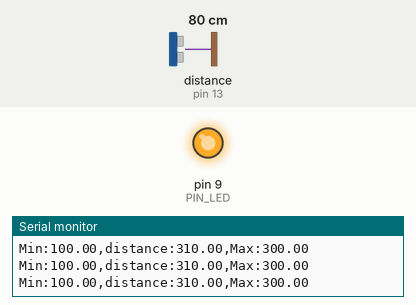
This sketch was run on a simulated Arduino Uno, built with avr-gcc and run on an emulated ATmega328P. On the bench: output pins drawn as LEDs (lit = HIGH), the last lines printed to the serial monitor. Wiring (inferred from the names in the program): ultrasonic range finder: trigger pin 12; echo pin 13. Inputs (shaded band) come from the test bench; at power-on: distance to the obstacle (sensor on pin 13) 80 cm. The echo pulse lasts 58.3 µs per cm; pins used as bus, display or sensor lines are not drawn.

Above: at 1.2 s.
1.3 s: distance to the obstacle (sensor on pin 13) set to 34 cm
2.8 s: distance to the obstacle (sensor on pin 13) set to 27 cm
At 3.7 s:
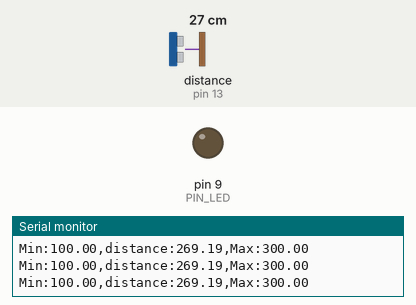
4.4 s: distance to the obstacle (sensor on pin 13) set to 2 cm
At 4.9 s:
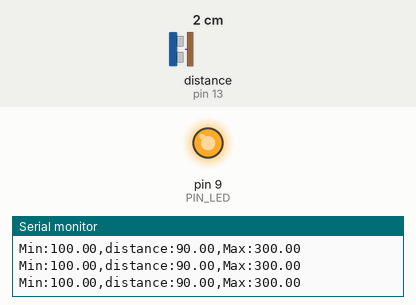
5.9 s: distance to the obstacle (sensor on pin 13) set to 18 cm
At 6.8 s:
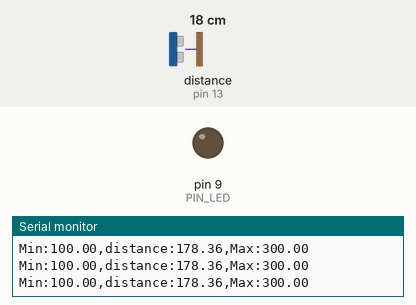
Timing chart, 0 to 8.5 s (numbered marks = the images above; inputs shaded):
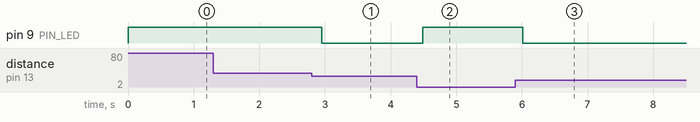

Measured:
- the behaviour switches between 31 and 30 cm on distance to the obstacle (sensor on pin 13) (found by bisection; images 0 and 1)
- after the input at 2.8 s, pin 9 (PIN_LED): HIGH → LOW after 0.15 s
- after the input at 4.4 s, pin 9 (PIN_LED): LOW → HIGH after 0.09 s
- after the input at 5.9 s, pin 9 (PIN_LED): HIGH → LOW after 0.11 s

The sketch:

07_example_1.ino
```cpp
// 아두이노 핀 할당
#define PIN_LED 9
#define PIN_TRIG 12   // 초음파 센서 TRIGGER
#define PIN_ECHO 13   // 초음파 센서 ECHO

// 설정 가능한 매개변수
#define SND_VEL 346.0     // 섭씨 24도에서의 음속 (단위: m/sec)
#define INTERVAL 100      // 샘플링 간격 (단위: msec)
#define PULSE_DURATION 10 // 초음파 펄스 지속 시간 (단위: usec)
#define _DIST_MIN 100.0   // 측정할 최소 거리 (단위: mm)
#define _DIST_MAX 300.0   // 측정할 최대 거리 (단위: mm)

#define TIMEOUT ((INTERVAL / 2) * 1000.0) // 최대 ECHO 대기 시간 (단위: usec)
#define SCALE (0.001 * 0.5 * SND_VEL)     // 측정 시간을 거리로 변환하기 위한 계수

void setup() {
  // GPIO 핀 초기화
  pinMode(PIN_LED, OUTPUT);
  pinMode(PIN_TRIG, OUTPUT);    // 초음파 센서 TRIGGER
  pinMode(PIN_ECHO, INPUT);     // 초음파 센서 ECHO
  digitalWrite(PIN_TRIG, LOW);  // 초음파 센서 비활성화

  // 시리얼 포트 초기화
  Serial.begin(57600);
}

void loop() {
  float distance = USS_measure(PIN_TRIG, PIN_ECHO); // 거리 측정

  if ((distance == 0.0) || (distance > _DIST_MAX)) {
    distance = _DIST_MAX + 10.0;      // 최대 범위보다 큰 값으로 설정
    digitalWrite(PIN_LED, 1);         // LED 끄기
  } else if (distance < _DIST_MIN) {
    distance = _DIST_MIN - 10.0;      // 최소 범위보다 작은 값으로 설정
    digitalWrite(PIN_LED, 1);         // LED 끄기
  } else {                            // 원하는 측정 범위 내에 있는 경우
    digitalWrite(PIN_LED, 0);         // LED 켜기
  }

  // 측정한 거리를 시리얼 포트로 출력
  Serial.print("Min:");        Serial.print(_DIST_MIN);
  Serial.print(",distance:");  Serial.print(distance);
  Serial.print(",Max:");       Serial.print(_DIST_MAX);
  Serial.println("");

  // 다른 작업을 수행하는 부분
  delay(50); // 다른 작업을 수행하는 데 50ms가 걸린다고 가정

  // 다음 샘플링 시간까지 대기
  delay(INTERVAL);
}

// 초음파 센서에서 거리를 측정한다. 반환값의 단위는 mm이다.
float USS_measure(int TRIG, int ECHO)
{
  digitalWrite(TRIG, HIGH);
  delayMicroseconds(PULSE_DURATION);
  digitalWrite(TRIG, LOW);

  return pulseIn(ECHO, HIGH, TIMEOUT) * SCALE; // 단위: mm

  // 펄스 지속 시간을 거리로 변환하는 예시 (대상 거리 = 17.3m)
  // - pulseIn(ECHO, HIGH, timeout)은 마이크로초 단위의 시간을 반환한다. (음파의 왕복 시간)
  // - 편도 거리 = (pulseIn() / 1,000,000) * SND_VEL / 2 (미터 단위)
  //   mm 단위로 변환하려면 * 1,000이 필요 ==> SCALE = 0.001 * 0.5 * SND_VEL
  //
  // - 예: pulseIn()이 100,000이면 (= 0.1초, 왕복 거리 34.6m)
  //        = 100,000 micro*sec * 0.001 milli/micro * 0.5 * 346 meter/sec
  //        = 100,000 * 0.001 * 0.5 * 346
  //        = 17,300 mm  ==> 17.3m
}
```
